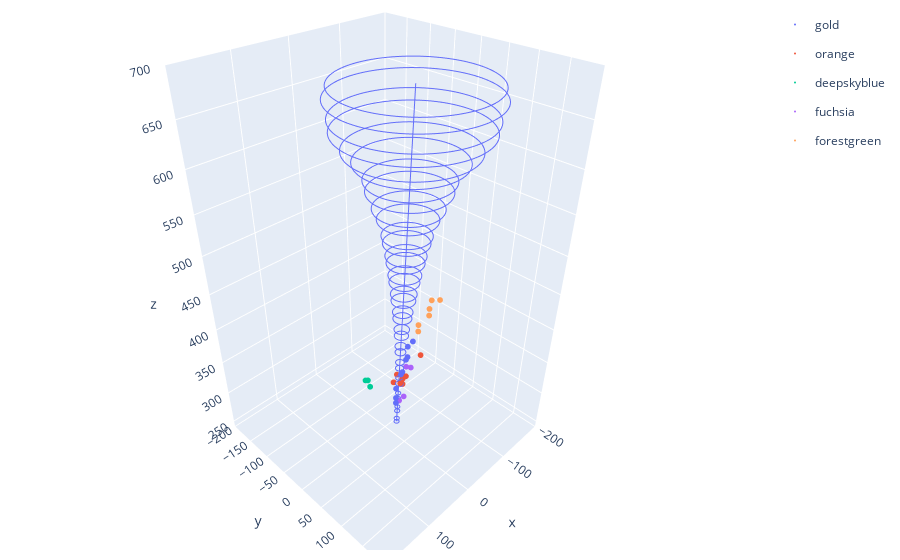

The code cell stored with this chart in its notebook:
### Code cell
# Plot all of the points and trajectories (FOR DEBUGGING PURPOSES)
import plotly.graph_objects as go
import plotly.express as px
import copy

# for event 
x_vals = []
y_vals = []
z_vals = []
pdg_vals = []

event = 1

print("event: " + str(event))
print("original # of hits: {}, cut # of hits: {}".format(len(tree['EcalRecHits_v3_v12/EcalRecHits_v3_v12.xpos_'][event]), len(cutTree['EcalRecHits_v3_v12/EcalRecHits_v3_v12.xpos_'][event])))
print("e-: orange | e+: fuchsia | muon: green | kaon: gold")
print("pdgID: " + str(cutTree['Pdg_ID'][event]))

cutTree['colorID'] = copy.deepcopy(cutTree['Pdg_ID'])

# convert pdg IDs to colors
for hit in range(len(cutTree['Pdg_ID'][event])):
    if cutTree['Pdg_ID'][event][hit] == 11: # e-
        cutTree['colorID'][event][hit] = 'orange'
    elif cutTree['Pdg_ID'][event][hit] == -11: # e+
        cutTree['colorID'][event][hit] = 'fuchsia'
    elif cutTree['Pdg_ID'][event][hit] == -13: # mu-
        cutTree['colorID'][event][hit] = 'forestgreen'
    elif cutTree['Pdg_ID'][event][hit] == 13: # mu+
        cutTree['colorID'][event][hit] = 'forestgreen'
    elif cutTree['Pdg_ID'][event][hit] == 321: # K+
        cutTree['colorID'][event][hit] = 'gold'
    elif cutTree['Pdg_ID'][event][hit] == -321: # K-
        cutTree['colorID'][event][hit] = 'gold'
    else:
        cutTree['colorID'][event][hit] = 'deepskyblue'

print("colorID: " + str(cutTree['colorID'][event]))
print("pdgID: " + str(cutTree['Pdg_ID'][event]))


# store all of the position values
for hit in range(len(cutTree['EcalRecHits_v3_v12/EcalRecHits_v3_v12.xpos_'][event])):
    x_vals.append(cutTree['EcalRecHits_v3_v12/EcalRecHits_v3_v12.xpos_'][event][hit])
    y_vals.append(cutTree['EcalRecHits_v3_v12/EcalRecHits_v3_v12.ypos_'][event][hit])
    z_vals.append(cutTree['EcalRecHits_v3_v12/EcalRecHits_v3_v12.zpos_'][event][hit])
    pdg_vals.append(cutTree['colorID'][event][hit])
        
df = {}
df['x'] = x_vals
df['y'] = y_vals
df['z'] = z_vals
df['colorid'] = pdg_vals
print("pdg_vals: " + str(pdg_vals))

eLayerIntercepts = []
intercept = (trajectories['etraj_sp'][event][0] + layer_dz*trajectories['enorm_sp'][event][0], 
            trajectories['etraj_sp'][event][1] + layer_dz*trajectories['enorm_sp'][event][1], 
            trajectories['etraj_sp'][event][2] + layer_dz*trajectories['enorm_sp'][event][2])
eLayerIntercepts.append(intercept)
eLayerIntercepts = np.concatenate(np.array(eLayerIntercepts))
#print(eLayerIntercepts)

traj = {}
traj['trajx'] = eLayerIntercepts[0]
traj['trajy'] = eLayerIntercepts[1]
traj['trajz'] = eLayerIntercepts[2]


# radii of containment (don't need to index the event for these because all of the eLayerIntercepts are already for the nth event)
figs = []
for layer in range(34):
    circle = {}
    radius = radius_beam_68[layer]
    centerX = eLayerIntercepts[0][layer]
    centerY = eLayerIntercepts[1][layer]
    centerZ = eLayerIntercepts[2][layer]
    theta = np.linspace(0, 2*np.pi, 360)
    circle['circleX'] = radius * np.cos(theta) + centerX
    circle['circleY'] = radius * np.sin(theta) + centerY
    circle['circleZ'] = np.zeros(360) + centerZ
    figC = px.line_3d(circle, x='circleX', y='circleY', z='circleZ')
    figs.append(figC)

fig1 = px.scatter_3d(df,x='x', y='y', z='z', color='colorid', labels={
                     "x": "X (mm)",
                     "y": "Y (mm)",
                     "z": "Z (mm)",}, width=700,height=700)

fig2 = px.line_3d(traj, x="trajx", y="trajy", z="trajz", labels={
                     "trajx": "X (mm)",
                     "trajy": "Y (mm)",
                     "trajz": "Z (mm)"})

figData = ()
for fig in figs:
    figData += fig.data

fig3 = go.Figure(data=fig1.data + fig2.data + figData)
fig3.update_xaxes(range=[-200, 200])
fig3.update_yaxes(range=[-200, 200])
fig3.update_layout(
    scene = dict(
        xaxis = dict(nticks=6, range=[-200,200],),
                     yaxis = dict(nticks=10, range=[-200,200],),
                     zaxis = dict(nticks=10, range=[240,700],),),
    autosize=False,
    margin=dict(r=20, l=10, b=10, t=10))
fig3.update_traces(marker=dict(size=2),selector=dict(mode='markers'))


fig3.show()
print("pdgID: " + str(cutTree['Pdg_ID'][event]))

### Figure 1 — Plotly figure (JSON) as saved in the notebook; plotly's stock layout.template omitted (floating-point values rounded to 4 significant figures; data arrays with more than 128 entries replaced by an {"elided": "..."} marker saying what was removed)
{"data": [{"hovertemplate": "colorid=gold<br>X (mm)=%{x}<br>Y (mm)=%{y}<br>Z (mm)=%{z}<extra></extra>", "legendgroup": "gold", "marker": {"color": "#636efa", "size": 2, "symbol": "circle"}, "mode": "markers", "name": "gold", "scene": "scene", "showlegend": true, "type": "scatter3d", "x": [-12.51, -8.341, -16.68, -12.51, -16.68, -8.341, -8.341, -8.341, -12.51, -12.51], "y": [40.93, 33.71, 33.71, 40.93, 48.16, 19.26, 19.26, 19.26, 26.49, 26.49], "z": [387.1, 346.6, 362.4, 371.5, 396.2, 288.5, 297.0, 312.8, 321.9, 337.5]}, {"hovertemplate": "colorid=orange<br>X (mm)=%{x}<br>Y (mm)=%{y}<br>Z (mm)=%{z}<extra></extra>", "legendgroup": "orange", "marker": {"color": "#EF553B", "size": 2, "symbol": "circle"}, "mode": "markers", "name": "orange", "scene": "scene", "showlegend": true, "type": "scatter3d", "x": [4.171, -62.56, -29.19, -25.02, -25.02, -33.37, -16.68, -25.02], "y": [40.93, 26.49, 12.04, 19.26, 19.26, 19.26, 4.816, 4.816], "z": [337.5, 346.6, 312.8, 312.8, 321.9, 321.9, 312.8, 321.9]}, {"hovertemplate": "colorid=deepskyblue<br>X (mm)=%{x}<br>Y (mm)=%{y}<br>Z (mm)=%{z}<extra></extra>", "legendgroup": "deepskyblue", "marker": {"color": "#00cc96", "size": 2, "symbol": "circle"}, "mode": "markers", "name": "deepskyblue", "scene": "scene", "showlegend": true, "type": "scatter3d", "x": [20.85, 12.51, 25.02], "y": [-16.86, -31.3, -24.08], "z": [312.8, 312.8, 321.9]}, {"hovertemplate": "colorid=fuchsia<br>X (mm)=%{x}<br>Y (mm)=%{y}<br>Z (mm)=%{z}<extra></extra>", "legendgroup": "fuchsia", "marker": {"color": "#ab63fa", "size": 2, "symbol": "circle"}, "mode": "markers", "name": "fuchsia", "scene": "scene", "showlegend": true, "type": "scatter3d", "x": [-37.54, -16.68, -20.85, -33.37], "y": [26.49, 19.26, 26.49, 19.26], "z": [337.5, 288.5, 297.0, 337.5]}, {"hovertemplate": "colorid=forestgreen<br>X (mm)=%{x}<br>Y (mm)=%{y}<br>Z (mm)=%{z}<extra></extra>", "legendgroup": "forestgreen", "marker": {"color": "#FFA15A", "size": 2, "symbol": "circle"}, "mode": "markers", "name": "forestgreen", "scene": "scene", "showlegend": true, "type": "scatter3d", "x": [-20.85, -20.85, -29.19, -29.19, -25.02, -20.85], "y": [55.38, 55.38, 69.83, 69.83, 77.05, 96.85], "z": [412.0, 421.0, 436.8, 445.9, 461.5, 470.6]}, {"hovertemplate": "X (mm)=%{x}<br>Y (mm)=%{y}<br>Z (mm)=%{z}<extra></extra>", "legendgroup": "", "line": {"color": "#636efa", "dash": "solid"}, "marker": {"symbol": "circle"}, "mode": "lines", "name": "", "scene": "scene", "showlegend": false, "type": "scatter3d", "x": [-16.83, -17.17, -17.99, -18.43, -19.33, -19.86, -20.84, -21.4, -22.38, -22.94, -23.92, -24.49, -25.46, -26.03, -27.0, -27.57, -28.55, -29.11, -30.09, -30.65, -31.63, -32.2, -33.17, -33.74, -34.93, -35.71, -36.91, -37.69, -38.88, -39.67, -40.86, -41.64, -42.84, -43.62], "y": [13.81, 13.82, 13.84, 13.85, 13.87, 13.88, 13.91, 13.92, 13.95, 13.96, 13.99, 14.0, 14.02, 14.04, 14.06, 14.08, 14.1, 14.11, 14.14, 14.15, 14.18, 14.19, 14.22, 14.23, 14.26, 14.28, 14.31, 14.33, 14.36, 14.38, 14.41, 14.43, 14.46, 14.47], "z": [248.4, 253.8, 266.9, 274.0, 288.5, 297.1, 312.8, 321.9, 337.6, 346.7, 362.4, 371.5, 387.2, 396.3, 412.0, 421.1, 436.8, 445.9, 461.6, 470.7, 486.4, 495.5, 511.2, 520.3, 539.5, 552.1, 571.3, 583.9, 603.1, 615.7, 634.9, 647.5, 666.7, 679.3]}, {"hovertemplate": "circleX=%{x}<br>circleY=%{y}<br>circleZ=%{z}<extra></extra>", "legendgroup": "", "line": {"color": "#636efa", "dash": "solid"}, "marker": {"symbol": "circle"}, "mode": "lines", "name": "", "scene": "scene", "showlegend": false, "type": "scatter3d", "x": {"elided": "360 float values"}, "y": {"elided": "360 float values"}, "z": {"elided": "360 float values"}}, {"hovertemplate": "circleX=%{x}<br>circleY=%{y}<br>circleZ=%{z}<extra></extra>", "legendgroup": "", "line": {"color": "#636efa", "dash": "solid"}, "marker": {"symbol": "circle"}, "mode": "lines", "name": "", "scene": "scene", "showlegend": false, "type": "scatter3d", "x": {"elided": "360 float values"}, "y": {"elided": "360 float values"}, "z": {"elided": "360 float values"}}, {"hovertemplate": "circleX=%{x}<br>circleY=%{y}<br>circleZ=%{z}<extra></extra>", "legendgroup": "", "line": {"color": "#636efa", "dash": "solid"}, "marker": {"symbol": "circle"}, "mode": "lines", "name": "", "scene": "scene", "showlegend": false, "type": "scatter3d", "x": {"elided": "360 float values"}, "y": {"elided": "360 float values"}, "z": {"elided": "360 float values"}}, {"hovertemplate": "circleX=%{x}<br>circleY=%{y}<br>circleZ=%{z}<extra></extra>", "legendgroup": "", "line": {"color": "#636efa", "dash": "solid"}, "marker": {"symbol": "circle"}, "mode": "lines", "name": "", "scene": "scene", "showlegend": false, "type": "scatter3d", "x": {"elided": "360 float values"}, "y": {"elided": "360 float values"}, "z": {"elided": "360 float values"}}, {"hovertemplate": "circleX=%{x}<br>circleY=%{y}<br>circleZ=%{z}<extra></extra>", "legendgroup": "", "line": {"color": "#636efa", "dash": "solid"}, "marker": {"symbol": "circle"}, "mode": "lines", "name": "", "scene": "scene", "showlegend": false, "type": "scatter3d", "x": {"elided": "360 float values"}, "y": {"elided": "360 float values"}, "z": {"elided": "360 float values"}}, {"hovertemplate": "circleX=%{x}<br>circleY=%{y}<br>circleZ=%{z}<extra></extra>", "legendgroup": "", "line": {"color": "#636efa", "dash": "solid"}, "marker": {"symbol": "circle"}, "mode": "lines", "name": "", "scene": "scene", "showlegend": false, "type": "scatter3d", "x": {"elided": "360 float values"}, "y": {"elided": "360 float values"}, "z": {"elided": "360 float values"}}, {"hovertemplate": "circleX=%{x}<br>circleY=%{y}<br>circleZ=%{z}<extra></extra>", "legendgroup": "", "line": {"color": "#636efa", "dash": "solid"}, "marker": {"symbol": "circle"}, "mode": "lines", "name": "", "scene": "scene", "showlegend": false, "type": "scatter3d", "x": {"elided": "360 float values"}, "y": {"elided": "360 float values"}, "z": {"elided": "360 float values"}}, {"hovertemplate": "circleX=%{x}<br>circleY=%{y}<br>circleZ=%{z}<extra></extra>", "legendgroup": "", "line": {"color": "#636efa", "dash": "solid"}, "marker": {"symbol": "circle"}, "mode": "lines", "name": "", "scene": "scene", "showlegend": false, "type": "scatter3d", "x": {"elided": "360 float values"}, "y": {"elided": "360 float values"}, "z": {"elided": "360 float values"}}, {"hovertemplate": "circleX=%{x}<br>circleY=%{y}<br>circleZ=%{z}<extra></extra>", "legendgroup": "", "line": {"color": "#636efa", "dash": "solid"}, "marker": {"symbol": "circle"}, "mode": "lines", "name": "", "scene": "scene", "showlegend": false, "type": "scatter3d", "x": {"elided": "360 float values"}, "y": {"elided": "360 float values"}, "z": {"elided": "360 float values"}}, {"hovertemplate": "circleX=%{x}<br>circleY=%{y}<br>circleZ=%{z}<extra></extra>", "legendgroup": "", "line": {"color": "#636efa", "dash": "solid"}, "marker": {"symbol": "circle"}, "mode": "lines", "name": "", "scene": "scene", "showlegend": false, "type": "scatter3d", "x": {"elided": "360 float values"}, "y": {"elided": "360 float values"}, "z": {"elided": "360 float values"}}, {"hovertemplate": "circleX=%{x}<br>circleY=%{y}<br>circleZ=%{z}<extra></extra>", "legendgroup": "", "line": {"color": "#636efa", "dash": "solid"}, "marker": {"symbol": "circle"}, "mode": "lines", "name": "", "scene": "scene", "showlegend": false, "type": "scatter3d", "x": {"elided": "360 float values"}, "y": {"elided": "360 float values"}, "z": {"elided": "360 float values"}}, {"hovertemplate": "circleX=%{x}<br>circleY=%{y}<br>circleZ=%{z}<extra></extra>", "legendgroup": "", "line": {"color": "#636efa", "dash": "solid"}, "marker": {"symbol": "circle"}, "mode": "lines", "name": "", "scene": "scene", "showlegend": false, "type": "scatter3d", "x": {"elided": "360 float values"}, "y": {"elided": "360 float values"}, "z": {"elided": "360 float values"}}, {"hovertemplate": "circleX=%{x}<br>circleY=%{y}<br>circleZ=%{z}<extra></extra>", "legendgroup": "", "line": {"color": "#636efa", "dash": "solid"}, "marker": {"symbol": "circle"}, "mode": "lines", "name": "", "scene": "scene", "showlegend": false, "type": "scatter3d", "x": {"elided": "360 float values"}, "y": {"elided": "360 float values"}, "z": {"elided": "360 float values"}}, {"hovertemplate": "circleX=%{x}<br>circleY=%{y}<br>circleZ=%{z}<extra></extra>", "legendgroup": "", "line": {"color": "#636efa", "dash": "solid"}, "marker": {"symbol": "circle"}, "mode": "lines", "name": "", "scene": "scene", "showlegend": false, "type": "scatter3d", "x": {"elided": "360 float values"}, "y": {"elided": "360 float values"}, "z": {"elided": "360 float values"}}, {"hovertemplate": "circleX=%{x}<br>circleY=%{y}<br>circleZ=%{z}<extra></extra>", "legendgroup": "", "line": {"color": "#636efa", "dash": "solid"}, "marker": {"symbol": "circle"}, "mode": "lines", "name": "", "scene": "scene", "showlegend": false, "type": "scatter3d", "x": {"elided": "360 float values"}, "y": {"elided": "360 float values"}, "z": {"elided": "360 float values"}}, {"hovertemplate": "circleX=%{x}<br>circleY=%{y}<br>circleZ=%{z}<extra></extra>", "legendgroup": "", "line": {"color": "#636efa", "dash": "solid"}, "marker": {"symbol": "circle"}, "mode": "lines", "name": "", "scene": "scene", "showlegend": false, "type": "scatter3d", "x": {"elided": "360 float values"}, "y": {"elided": "360 float values"}, "z": {"elided": "360 float values"}}, {"hovertemplate": "circleX=%{x}<br>circleY=%{y}<br>circleZ=%{z}<extra></extra>", "legendgroup": "", "line": {"color": "#636efa", "dash": "solid"}, "marker": {"symbol": "circle"}, "mode": "lines", "name": "", "scene": "scene", "showlegend": false, "type": "scatter3d", "x": {"elided": "360 float values"}, "y": {"elided": "360 float values"}, "z": {"elided": "360 float values"}}, {"hovertemplate": "circleX=%{x}<br>circleY=%{y}<br>circleZ=%{z}<extra></extra>", "legendgroup": "", "line": {"color": "#636efa", "dash": "solid"}, "marker": {"symbol": "circle"}, "mode": "lines", "name": "", "scene": "scene", "showlegend": false, "type": "scatter3d", "x": {"elided": "360 float values"}, "y": {"elided": "360 float values"}, "z": {"elided": "360 float values"}}, {"hovertemplate": "circleX=%{x}<br>circleY=%{y}<br>circleZ=%{z}<extra></extra>", "legendgroup": "", "line": {"color": "#636efa", "dash": "solid"}, "marker": {"symbol": "circle"}, "mode": "lines", "name": "", "scene": "scene", "showlegend": false, "type": "scatter3d", "x": {"elided": "360 float values"}, "y": {"elided": "360 float values"}, "z": {"elided": "360 float values"}}, {"hovertemplate": "circleX=%{x}<br>circleY=%{y}<br>circleZ=%{z}<extra></extra>", "legendgroup": "", "line": {"color": "#636efa", "dash": "solid"}, "marker": {"symbol": "circle"}, "mode": "lines", "name": "", "scene": "scene", "showlegend": false, "type": "scatter3d", "x": {"elided": "360 float values"}, "y": {"elided": "360 float values"}, "z": {"elided": "360 float values"}}, {"hovertemplate": "circleX=%{x}<br>circleY=%{y}<br>circleZ=%{z}<extra></extra>", "legendgroup": "", "line": {"color": "#636efa", "dash": "solid"}, "marker": {"symbol": "circle"}, "mode": "lines", "name": "", "scene": "scene", "showlegend": false, "type": "scatter3d", "x": {"elided": "360 float values"}, "y": {"elided": "360 float values"}, "z": {"elided": "360 float values"}}, {"hovertemplate": "circleX=%{x}<br>circleY=%{y}<br>circleZ=%{z}<extra></extra>", "legendgroup": "", "line": {"color": "#636efa", "dash": "solid"}, "marker": {"symbol": "circle"}, "mode": "lines", "name": "", "scene": "scene", "showlegend": false, "type": "scatter3d", "x": {"elided": "360 float values"}, "y": {"elided": "360 float values"}, "z": {"elided": "360 float values"}}, {"hovertemplate": "circleX=%{x}<br>circleY=%{y}<br>circleZ=%{z}<extra></extra>", "legendgroup": "", "line": {"color": "#636efa", "dash": "solid"}, "marker": {"symbol": "circle"}, "mode": "lines", "name": "", "scene": "scene", "showlegend": false, "type": "scatter3d", "x": {"elided": "360 float values"}, "y": {"elided": "360 float values"}, "z": {"elided": "360 float values"}}, {"hovertemplate": "circleX=%{x}<br>circleY=%{y}<br>circleZ=%{z}<extra></extra>", "legendgroup": "", "line": {"color": "#636efa", "dash": "solid"}, "marker": {"symbol": "circle"}, "mode": "lines", "name": "", "scene": "scene", "showlegend": false, "type": "scatter3d", "x": {"elided": "360 float values"}, "y": {"elided": "360 float values"}, "z": {"elided": "360 float values"}}, {"hovertemplate": "circleX=%{x}<br>circleY=%{y}<br>circleZ=%{z}<extra></extra>", "legendgroup": "", "line": {"color": "#636efa", "dash": "solid"}, "marker": {"symbol": "circle"}, "mode": "lines", "name": "", "scene": "scene", "showlegend": false, "type": "scatter3d", "x": {"elided": "360 float values"}, "y": {"elided": "360 float values"}, "z": {"elided": "360 float values"}}, {"hovertemplate": "circleX=%{x}<br>circleY=%{y}<br>circleZ=%{z}<extra></extra>", "legendgroup": "", "line": {"color": "#636efa", "dash": "solid"}, "marker": {"symbol": "circle"}, "mode": "lines", "name": "", "scene": "scene", "showlegend": false, "type": "scatter3d", "x": {"elided": "360 float values"}, "y": {"elided": "360 float values"}, "z": {"elided": "360 float values"}}, {"hovertemplate": "circleX=%{x}<br>circleY=%{y}<br>circleZ=%{z}<extra></extra>", "legendgroup": "", "line": {"color": "#636efa", "dash": "solid"}, "marker": {"symbol": "circle"}, "mode": "lines", "name": "", "scene": "scene", "showlegend": false, "type": "scatter3d", "x": {"elided": "360 float values"}, "y": {"elided": "360 float values"}, "z": {"elided": "360 float values"}}, {"hovertemplate": "circleX=%{x}<br>circleY=%{y}<br>circleZ=%{z}<extra></extra>", "legendgroup": "", "line": {"color": "#636efa", "dash": "solid"}, "marker": {"symbol": "circle"}, "mode": "lines", "name": "", "scene": "scene", "showlegend": false, "type": "scatter3d", "x": {"elided": "360 float values"}, "y": {"elided": "360 float values"}, "z": {"elided": "360 float values"}}, {"hovertemplate": "circleX=%{x}<br>circleY=%{y}<br>circleZ=%{z}<extra></extra>", "legendgroup": "", "line": {"color": "#636efa", "dash": "solid"}, "marker": {"symbol": "circle"}, "mode": "lines", "name": "", "scene": "scene", "showlegend": false, "type": "scatter3d", "x": {"elided": "360 float values"}, "y": {"elided": "360 float values"}, "z": {"elided": "360 float values"}}, {"hovertemplate": "circleX=%{x}<br>circleY=%{y}<br>circleZ=%{z}<extra></extra>", "legendgroup": "", "line": {"color": "#636efa", "dash": "solid"}, "marker": {"symbol": "circle"}, "mode": "lines", "name": "", "scene": "scene", "showlegend": false, "type": "scatter3d", "x": {"elided": "360 float values"}, "y": {"elided": "360 float values"}, "z": {"elided": "360 float values"}}, {"hovertemplate": "circleX=%{x}<br>circleY=%{y}<br>circleZ=%{z}<extra></extra>", "legendgroup": "", "line": {"color": "#636efa", "dash": "solid"}, "marker": {"symbol": "circle"}, "mode": "lines", "name": "", "scene": "scene", "showlegend": false, "type": "scatter3d", "x": {"elided": "360 float values"}, "y": {"elided": "360 float values"}, "z": {"elided": "360 float values"}}, {"hovertemplate": "circleX=%{x}<br>circleY=%{y}<br>circleZ=%{z}<extra></extra>", "legendgroup": "", "line": {"color": "#636efa", "dash": "solid"}, "marker": {"symbol": "circle"}, "mode": "lines", "name": "", "scene": "scene", "showlegend": false, "type": "scatter3d", "x": {"elided": "360 float values"}, "y": {"elided": "360 float values"}, "z": {"elided": "360 float values"}}, {"hovertemplate": "circleX=%{x}<br>circleY=%{y}<br>circleZ=%{z}<extra></extra>", "legendgroup": "", "line": {"color": "#636efa", "dash": "solid"}, "marker": {"symbol": "circle"}, "mode": "lines", "name": "", "scene": "scene", "showlegend": false, "type": "scatter3d", "x": {"elided": "360 float values"}, "y": {"elided": "360 float values"}, "z": {"elided": "360 float values"}}, {"hovertemplate": "circleX=%{x}<br>circleY=%{y}<br>circleZ=%{z}<extra></extra>", "legendgroup": "", "line": {"color": "#636efa", "dash": "solid"}, "marker": {"symbol": "circle"}, "mode": "lines", "name": "", "scene": "scene", "showlegend": false, "type": "scatter3d", "x": {"elided": "360 float values"}, "y": {"elided": "360 float values"}, "z": {"elided": "360 float values"}}], "layout": {"autosize": false, "margin": {"b": 10, "l": 10, "r": 20, "t": 10}, "scene": {"xaxis": {"nticks": 6, "range": [-200, 200]}, "yaxis": {"nticks": 10, "range": [-200, 200]}, "zaxis": {"nticks": 10, "range": [240, 700]}}, "xaxis": {"range": [-200, 200]}, "yaxis": {"range": [-200, 200]}}}
